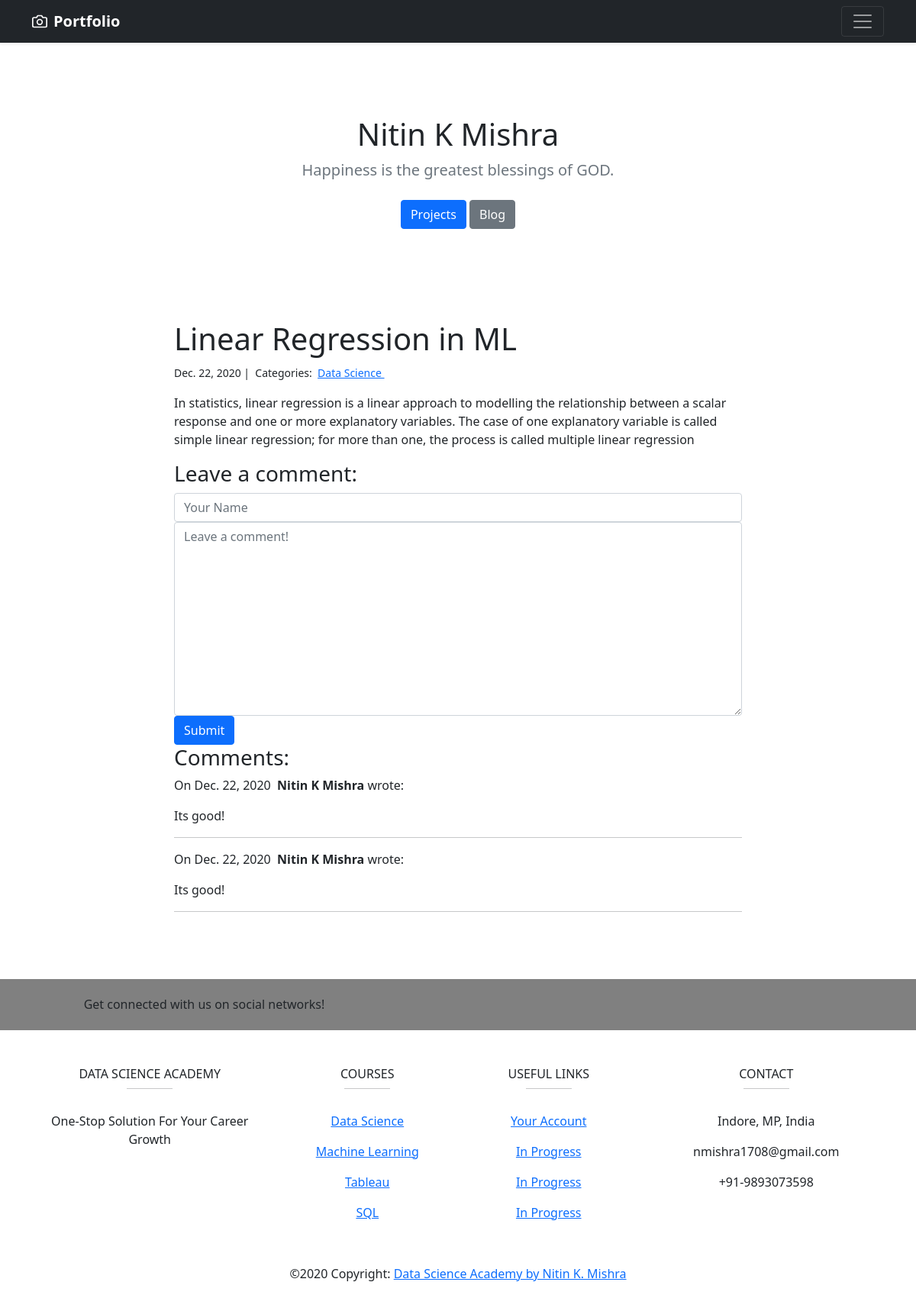
Page /blog/1/ on the committed database.
### blog/models.py (models this page shows)
class Post(models.Model):
    title = models.CharField(max_length=255)
    body = models.TextField()
    created_on = models.DateTimeField(auto_now_add=True)
    last_modified = models.DateTimeField(auto_now=True)
    categories = models.ManyToManyField('Category', related_name='posts')

class Category(models.Model):
    name = models.CharField(max_length=20)

class Comment(models.Model):
    author = models.CharField(max_length=60)
    body = models.TextField()
    created_on = models.DateTimeField(auto_now_add=True)
    post = models.ForeignKey('Post', on_delete=models.CASCADE)

### blog/views.py (the view, shortened to what this page needs)
# urls.py: path("<int:pk>/", views.blog_detail, name="blog_detail"),
def blog_detail(request, pk):
    post = Post.objects.get(pk=pk)
    form = CommentForm()
    comments = Comment.objects.filter(post=post)
    context = {
        "post": post,
        "comments": comments,
        "form": form,
    }
    return render(request, "blog_detail.html", context)

### blog/forms.py
class CommentForm(forms.Form):
    author = forms.CharField(
        max_length=60,
        widget=forms.TextInput(attrs={
            "class": "form-control",
            "placeholder": "Your Name"
        })
    )
    body = forms.CharField(widget=forms.Textarea(
        attrs={
            "class": "form-control",
            "placeholder": "Leave a comment!"
        })
    )

### blog/templates/blog_detail.html (shortened to what this page needs)
{% extends "base.html" %}
{% block page_content %}
<div class="col-md-8 offset-md-2">
    <h1>{{ post.title }}</h1>
    <small>
        {{ post.created_on.date }} |&nbsp;
        Categories:&nbsp;
        {% for category in post.categories.all %}
        <a href="{% url 'blog_category' category.name %}">
            {{ category.name }}
        </a>&nbsp;
        {% endfor %}
    </small>
    <p>{{ post.body | linebreaks }}</p>
    <h3>Leave a comment:</h3>
    <form action="/blog/{{ post.pk }}/" method="post">
        <div class="form-group">
            {{ form.author }}
        </div>
        <div class="form-group">
            {{ form.body }}
        </div>
        <button type="submit" class="btn btn-primary">Submit</button>
    </form>
    <h3>Comments:</h3>
    {% for comment in comments %}
    <p>
        On {{comment.created_on.date }}&nbsp;
        <b>{{ comment.author }}</b> wrote:
    </p>
    <p>{{ comment.body }}</p>
    <hr>
    {% endfor %}
</div>
{% endblock %}

### rows in the picture
Post: title "Linear Regression in ML", created_on "Dec. 22, 2020", body "In statistics, linear regression is a linear approach to modelling the relationship between a scalar response and one or more explanatory variables. The case of one explanatory variable is called simple linear regression; for more than one, the process is called multiple linear regression"
Category: name "Data Science"
Comment: created_on "Dec. 22, 2020", author "Nitin K Mishra", body "Its good!"
Comment: created_on "Dec. 22, 2020", author "Nitin K Mishra", body "Its good!"
